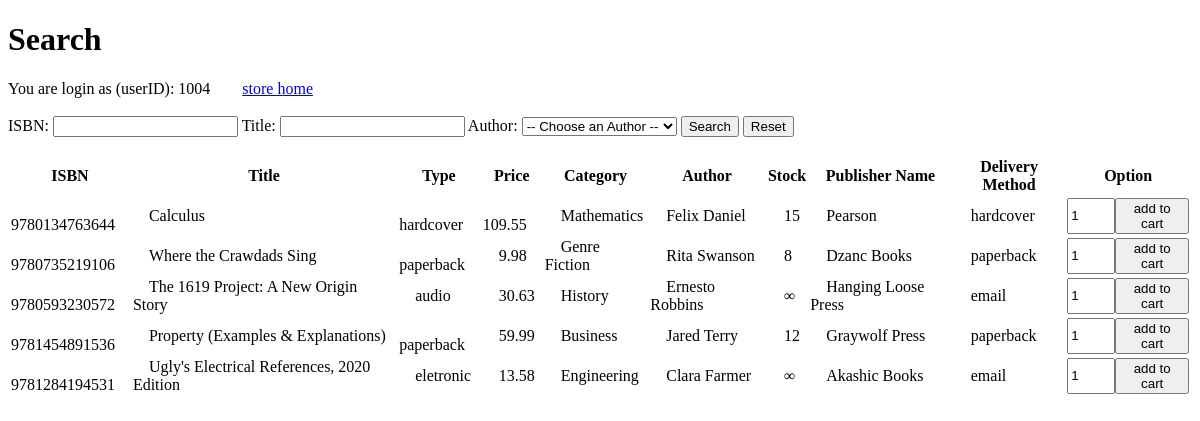
The app's page /search.php (signed in), older data.
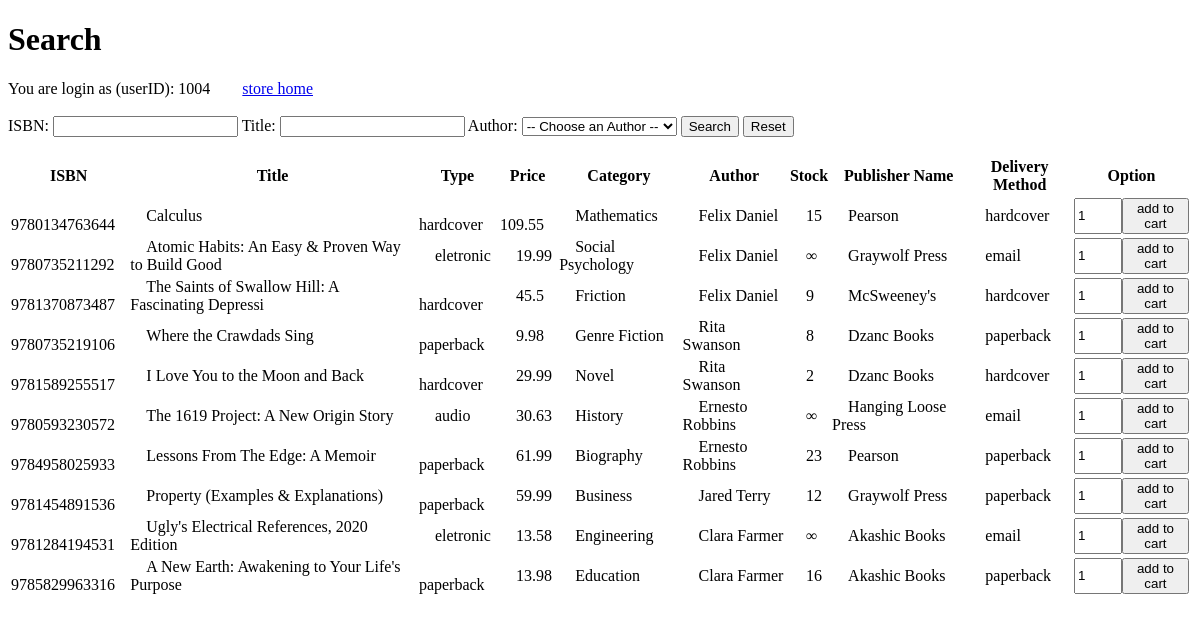
The same page, newer data.
### tables this page shows
create table Books (
  ISBN char(13) primary key,
  title varchar(50),
  type varchar(10),
  price real,
  Category varchar(20),
  in_stock int,
  pName varchar(20),
  method varchar(10),

  constraint foreign key (pName) references Publisher(name),
  constraint foreign key (method) references Delivery(method)
);

create table Customers (
  userID int NOT NULL AUTO_INCREMENT primary key,
  password varchar(20),
  name varchar(30),
  email varchar(40) unique,
  phone char(10),
  address varchar(50)
);

### search.php (the view, shortened to what this page needs)
 <!DOCTYPE html>
 <html lang="en" dir="ltr">
   <head>
   </head>
   <body>
     <h1>Search</h1>
     <?php
     if (!isset($_SESSION['id'])) {
         exit;
     } else {
       echo "You are login as (userID): ".$_SESSION['id'];
       echo '<a href="store.php">store home</a>';
       echo "<br><br>";
     }
    ?>
    <form class="" action="" method="post">
      <label for="ISBN">ISBN: </label>
      <input type="text" name="ISBN">
      <label>Title: </label>
      <input type="text" name="title">
      <label>Author: </label>
      <?php
        $mydb = new mysqli('localhost', 'root', '', 'bookstore');
        echo '<select name="author">';
        echo '<option disabled selected> -- Choose an Author -- </option>';
        echo '</select>';
       ?>
     <input type="submit" name="submit" value="Search">
     <input type="reset" value="Reset"><br><br>
    </form>
    <?php
      $title = "%";
      $author = "%";
      $ISBN = "%";
      $query = "SELECT books.ISBN, title, type, price, Category, in_stock, pName, method, name
                FROM books, `write`, customers
                WHERE books.ISBN = `write`.ISBN AND customers.userID = `write`.userID
                  AND title LIKE ? AND `write`.userID LIKE ? AND books.ISBN LIKE ?;";
      $stmt = $mydb->prepare($query);
      $stmt->bind_param('sss', $title, $author, $ISBN);
      $stmt->execute();
      $result = $stmt->get_result();
      if(mysqli_num_rows($result) == 0) {
        echo "<h3>No record can be found with search condition</h3>";
      } else {
        echo "<table>
        <thead>
        <tr>
        <th>ISBN</th>
        <th>Title</th>
        <th>Type</th>
        <th>Price</th>
        <th>Category</th>
        <th>Author</th>
        <th>Stock</th>
        <th>Publisher Name</th>
        <th>Delivery Method</th>
        <th>Option</th>
        </tr>
        </thead>";
        echo "<tbody>";
        while ($row = mysqli_fetch_array($result, MYSQLI_ASSOC)) {
          echo '<form action="cart.php" method="post">';
          echo "<tr>";
          echo "<td>&emsp;".$row['ISBN']."</td>";
          echo "<td>&emsp;".$row['title']."</td>";
          echo "<td>&emsp;".$row['type']."</td>";
          echo "<td>&emsp;".$row['price']."</td>";
          echo "<td>&emsp;".$row['Category']."</td>";
          echo "<td>&emsp;".$row['name']."</td>";
          if ($row['in_stock'] >= 0) {
            echo "<td>&emsp;".$row['in_stock']."</td>";
          } else {
            echo "<td>&emsp;&infin;</td>";
          }
          echo "<td>&emsp;".$row['pName']."</td>";
          echo "<td>&emsp;".$row['method']."</td>";
          echo "<td>";
          if ($row['in_stock'] != 0) {
            echo '<form action="cart.php" method="post">';
            echo '<div style="display: flex;">';
            echo '<input type="number" name="quantity" min=1 value=1 style="width: 3em;">';
            echo '<button type="submit" name="ISBN" value="' .$row['ISBN']. '">add to cart</button>';
            echo '</div>';
            echo '</form>';
          } else {
            echo 'Out of Stock';
            echo '&emsp;&emsp;&emsp;&emsp;';
          }
          echo '</td>';
          echo "</tr>";
          echo '</form>';
        }
        echo "</tbody></table>";
      }
     ?>
    </body>
</html>

Row changes from the older to the newer data that the page shows:
added books: ISBN "9780735211292", title "Atomic Habits: An Easy & Proven Way to Build Good", type "eletronic", price "19.99", Category "Social Psychology", customers.name "Felix Daniel", pName "Graywolf Press", method "email"
added books: ISBN "9781370873487", title "The Saints of Swallow Hill: A Fascinating Depressi", type "hardcover", price "45.5", Category "Friction", customers.name "Felix Daniel", in_stock "9", pName "McSweeney's", method "hardcover"
added books: ISBN "9781589255517", title "I Love You to the Moon and Back", type "hardcover", price "29.99", Category "Novel", customers.name "Rita Swanson", in_stock "2", pName "Dzanc Books", method "hardcover"
changed books "The 1619 Project: A New Origin Story": in_stock -1 → -99 (drawn)
added books: ISBN "9784958025933", title "Lessons From The Edge: A Memoir", type "paperback", price "61.99", Category "Biography", customers.name "Ernesto Robbins", in_stock "23", pName "Pearson", method "paperback"
changed books "Ugly's Electrical References, 2020 Edition": in_stock -1 → -99 (drawn)
added books: ISBN "9785829963316", title "A New Earth: Awakening to Your Life's Purpose", type "paperback", price "13.98", Category "Education", customers.name "Clara Farmer", in_stock "16", pName "Akashic Books", method "paperback"
